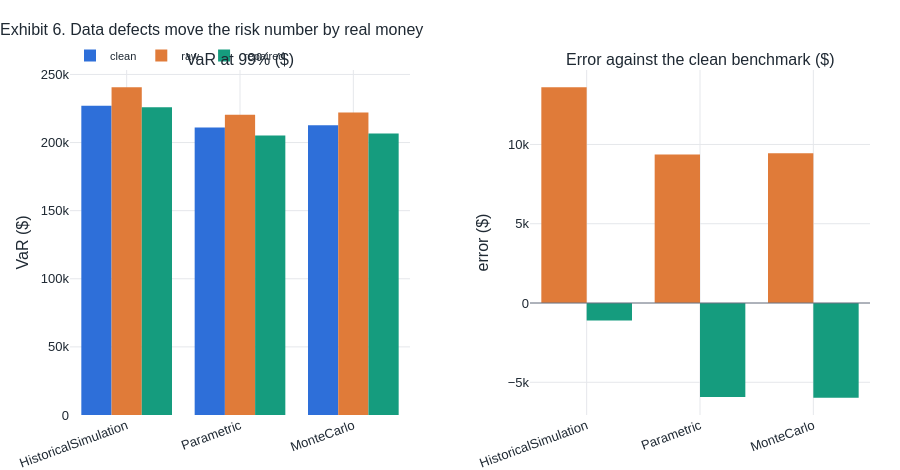

The cell this chart's notebook holds for it:
### Code cell
fig = make_subplots(rows=1, cols=2, horizontal_spacing=0.15,
                    subplot_titles=(f"VaR at {confidence:.0%} ($)",
                                    "Error against the clean benchmark ($)"))

for i, (label, col, colour) in enumerate([
        ("clean", "clean_pct", blue), ("raw", "raw_pct", orange),
        ("repaired", "repaired_pct", green)]):
    fig.add_trace(go.Bar(x=impact.index, y=impact[col] / 100 * portfolio_value,
                         name=label, marker_color=colour,
                         hovertemplate="%{x}: $%{y:,.0f}<extra></extra>"),
                  row=1, col=1)

fig.add_trace(go.Bar(x=impact.index, y=impact["raw_error_usd"], name="raw error",
                     marker_color=orange, showlegend=False,
                     hovertemplate="%{x}: $%{y:+,.0f}<extra></extra>"), row=1, col=2)
fig.add_trace(go.Bar(x=impact.index, y=impact["repaired_error_usd"],
                     name="repaired error", marker_color=green, showlegend=False,
                     hovertemplate="%{x}: $%{y:+,.0f}<extra></extra>"), row=1, col=2)
fig.add_hline(y=0, line=dict(color=muted, width=1), row=1, col=2)

fig.update_yaxes(title="VaR ($)", row=1, col=1)
fig.update_yaxes(title="error ($)", row=1, col=2)
fig.update_xaxes(tickangle=-20)
fig.update_layout(height=470, barmode="group",
                  title="Exhibit 6. Data defects move the risk number by real money")
fig.show()

### Figure 1 — Plotly figure (JSON) as saved in the notebook; plotly's stock layout.template omitted (floating-point values rounded to 4 significant figures)
{"data": [{"hovertemplate": "%{x}: $%{y:,.0f}<extra></extra>", "marker": {"color": "#2E6FD9"}, "name": "clean", "type": "bar", "x": ["HistoricalSimulation", "Parametric", "MonteCarlo"], "xaxis": "x", "y": [227000.0, 211100.0, 212700.0], "yaxis": "y"}, {"hovertemplate": "%{x}: $%{y:,.0f}<extra></extra>", "marker": {"color": "#E07B39"}, "name": "raw", "type": "bar", "x": ["HistoricalSimulation", "Parametric", "MonteCarlo"], "xaxis": "x", "y": [240600.0, 220500.0, 222100.0], "yaxis": "y"}, {"hovertemplate": "%{x}: $%{y:,.0f}<extra></extra>", "marker": {"color": "#159C7E"}, "name": "repaired", "type": "bar", "x": ["HistoricalSimulation", "Parametric", "MonteCarlo"], "xaxis": "x", "y": [225900.0, 205200.0, 206700.0], "yaxis": "y"}, {"hovertemplate": "%{x}: $%{y:+,.0f}<extra></extra>", "marker": {"color": "#E07B39"}, "name": "raw error", "showlegend": false, "type": "bar", "x": ["HistoricalSimulation", "Parametric", "MonteCarlo"], "xaxis": "x2", "y": [13610.0, 9368.0, 9438.0], "yaxis": "y2"}, {"hovertemplate": "%{x}: $%{y:+,.0f}<extra></extra>", "marker": {"color": "#159C7E"}, "name": "repaired error", "showlegend": false, "type": "bar", "x": ["HistoricalSimulation", "Parametric", "MonteCarlo"], "xaxis": "x2", "y": [-1105.0, -5930.0, -5976.0], "yaxis": "y2"}], "layout": {"annotations": [{"font": {"size": 16}, "showarrow": false, "text": "VaR at 99% ($)", "x": 0.2125, "xanchor": "center", "xref": "paper", "y": 1, "yanchor": "bottom", "yref": "paper"}, {"font": {"size": 16}, "showarrow": false, "text": "Error against the clean benchmark ($)", "x": 0.7875, "xanchor": "center", "xref": "paper", "y": 1, "yanchor": "bottom", "yref": "paper"}], "barmode": "group", "height": 470, "shapes": [{"line": {"color": "#6B7280", "width": 1}, "type": "line", "x0": 0, "x1": 1, "xref": "x2 domain", "y0": 0, "y1": 0, "yref": "y2"}], "title": {"text": "Exhibit 6. Data defects move the risk number by real money"}, "xaxis": {"anchor": "y", "domain": [0, 0.425], "tickangle": -20}, "xaxis2": {"anchor": "y2", "domain": [0.575, 1], "tickangle": -20}, "yaxis": {"anchor": "x", "domain": [0, 1], "title": {"text": "VaR ($)"}}, "yaxis2": {"anchor": "x2", "domain": [0, 1], "title": {"text": "error ($)"}}}}
